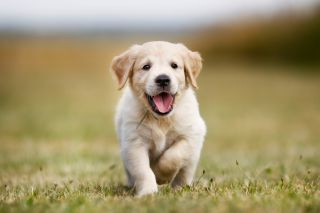
#> input picture pupper.jpg, 320 x 213 px
$ python 2_getting_setting.py -i pupper.jpg
#> lines starting #> are read from the running program, lines starting #| are printed output that depends on the picture; after the words box and inside, x2 and y2 are one past the last pixel; in counts of white or black regions, pixels touching at a corner belong together
# Run : python 2_getting_setting.py -i pupper.jpg
import argparse
import cv2
ap = argparse.ArgumentParser()
ap.add_argument("-i", "--image", required=True, help="Path to image")
args = vars(ap.parse_args()) # this is  dictionary!
# load the image
image = cv2.imread(args["image"]) # returns a numpy array with image data
#> image is the input picture: shape (213, 320, 3); mean B, G, R 110.9, 150.6, 163.8
cv2.imshow("Original", image)

'''Opencv stored channels in reverse order: Blue, green, red'''
b, g, r = image[0, 0] # (0,0) is the top-left corner
#> b = 233; g = 225; r = 225
print(f'R : {r}, G : {g}, B : {b}')
#| R : 225, G : 225, B : 233

# changing the first pixel
image[0,0] = (255, 0, 0) # pure blue
#> image: shape (213, 320, 3); under 0.01% of pixels changed, all inside (x1, y1, x2, y2) = (0, 0, 1, 1)
b, g, r = image[0, 0] # (0,0) is the top-left corner
#> b = 255; g = 0; r = 0
print(f'R : {r}, G : {g}, B : {b}')
#| R : 0, G : 0, B : 255
# cv2.imshow("First pixel blue", image)

# changing topleft 100x100 pixel region
corner = image[0:200, 0:100] # first slice is for the rows, ie, the y axis
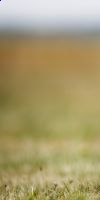
#> corner: shape (200, 100, 3); mean B, G, R 111.8, 156.2, 168.9
cv2.imshow("corner", corner)
image[0:200, 0:100] = (255, 0, 0) # pure blue
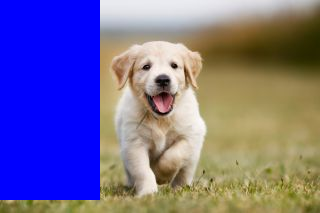
#> image: shape (213, 320, 3); mean B, G, R 152.9, 104.8, 114.3
cv2.imshow("Updated", image)
cv2.waitKey(0)
